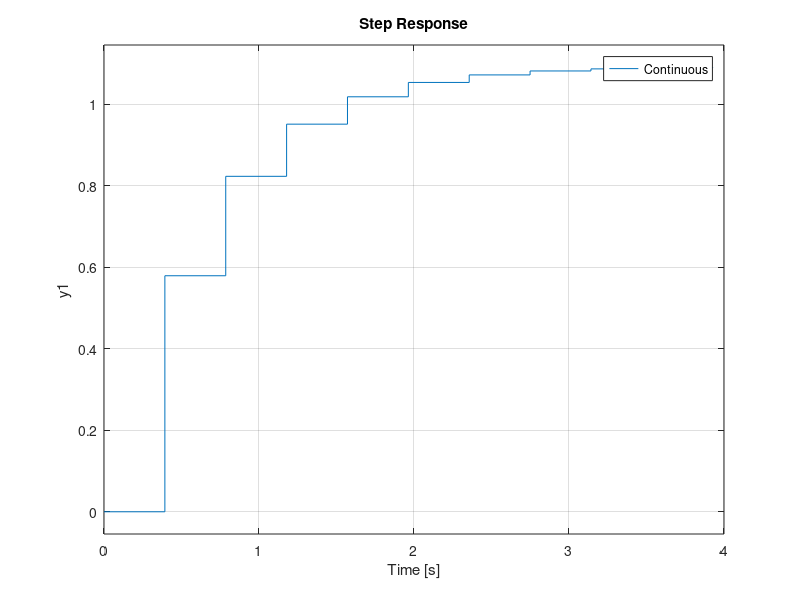

Recreate this plot in MATLAB. (Note: this script raises an error after producing the figure.)
%% From the squared error method, the obtained plant approximation
G = tf([0.1441 -0.1241], [1 -0.8606 -0.1211], 0.01);
step(G)

%% Getting the cut-off frequency of the plant
bode(G)

wc = 2; % rad/s
fc = wc/(2*pi);

% Sampling frequency 5-8 times the cut-off frequency
fs = 8*fc;
ts = 1/fs;

%% Rewriting the plant with the new sampling period

Gc = d2c(G);
Gn = c2d(Gc, ts);

step(Gc)
hold on
step(G)
step(Gn)
hold off
legend("Continuous", "Discrete Raw", "Discrete Adjusted")

%% Creating PID with sisotool

sisotool(Gn)

%%
